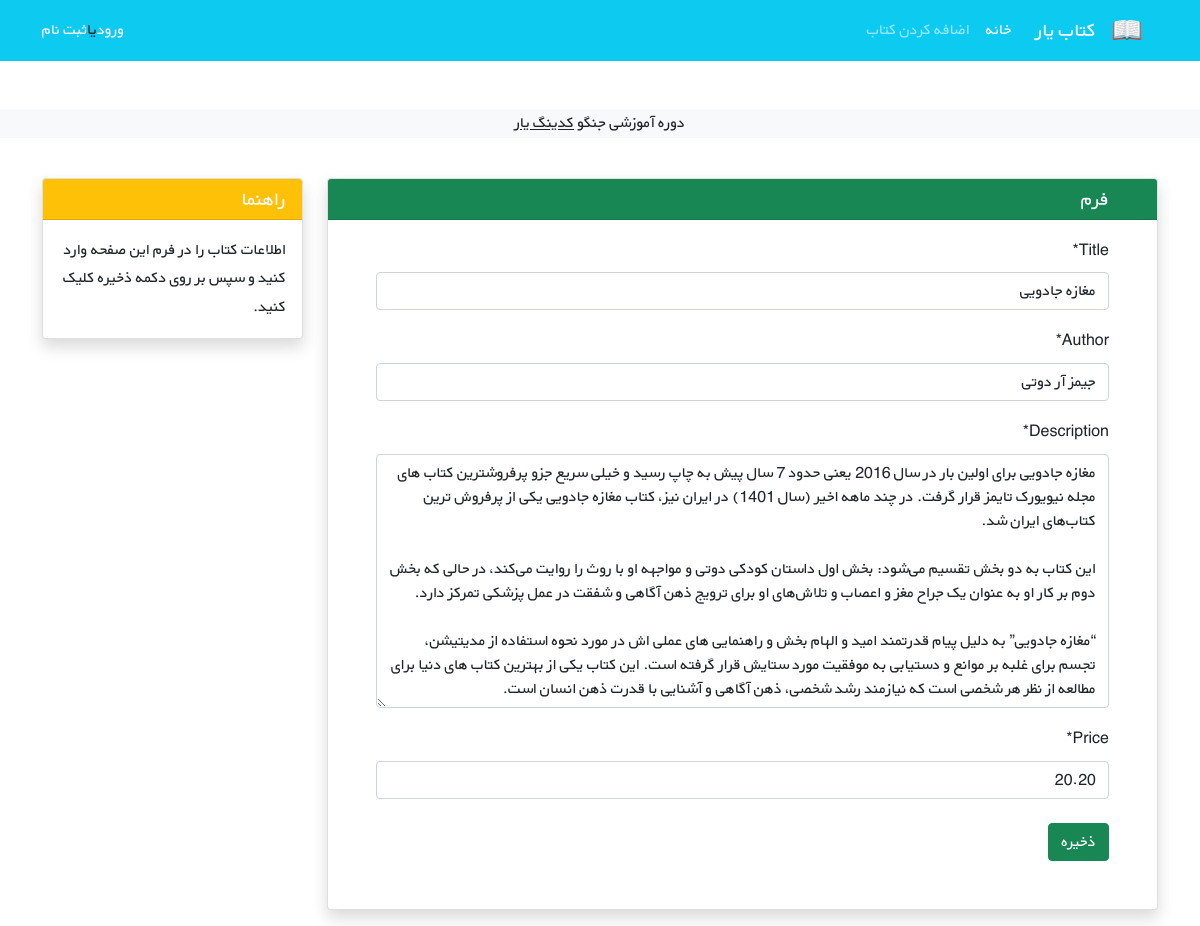
The app's page /books/4/update/, older data.
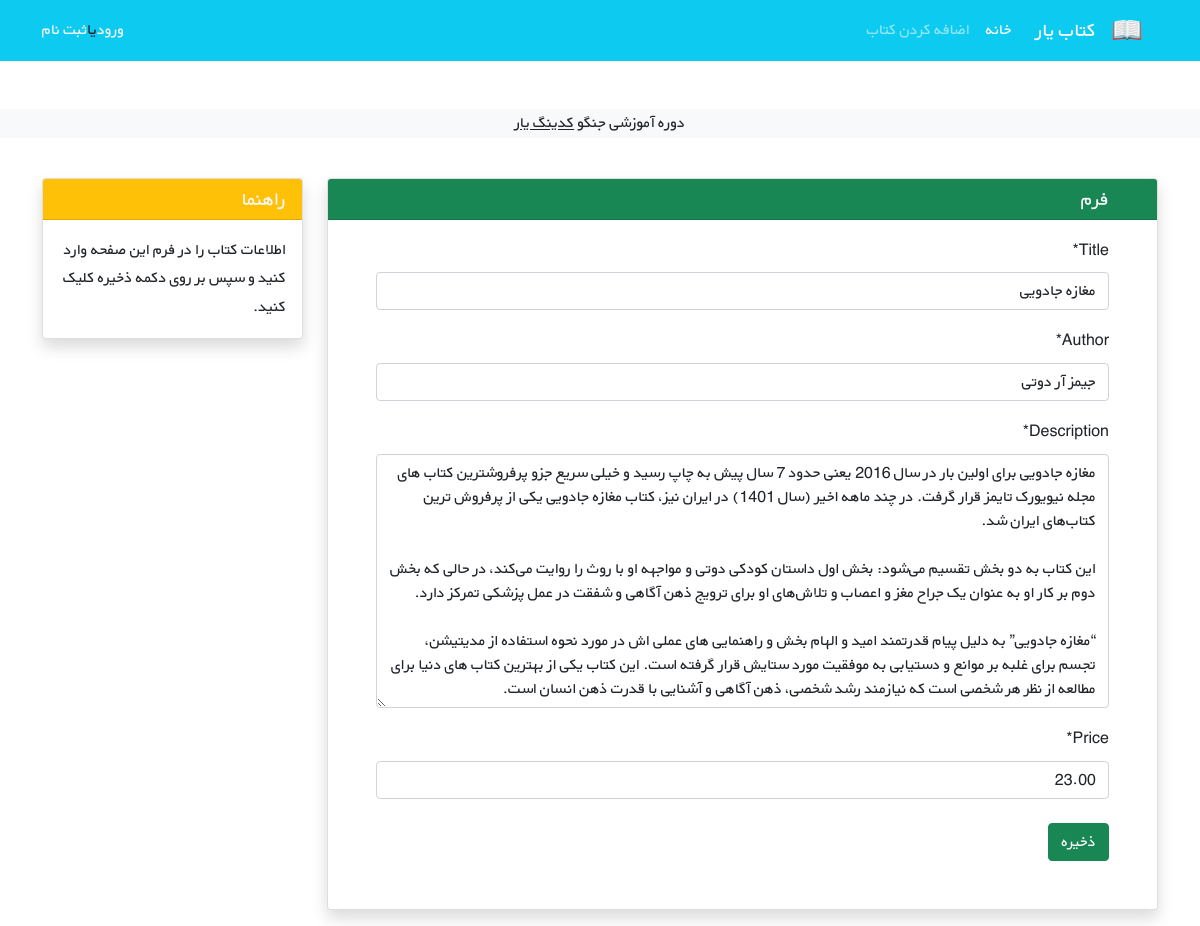
The same page, newer data.
### books/models.py (models this page shows, shortened)
class Book(models.Model):
    title = models.CharField(max_length=200)
    author = models.CharField(max_length=111)
    description = models.TextField()
    price = models.DecimalField(max_digits=5 , decimal_places=2)

### books/views.py (the view)
# urls.py: path('<int:pk>/update/' , BookUpdateView.as_view() , name = 'book_update'),
class BookUpdateView(generic.UpdateView):
    model = Book
    template_name = 'books/book_update.html'
    fields = ['title' , 'author' , 'description' ,'price']

### books/templates/books/book_update.html (shortened to what this page needs)
{% extends '_html.html' %}
{% load crispy_forms_tags %}
{% block content %}
<div class="container mt-4" dir="rtl">
    <div class="row">
        <div class="col-9">
            <div class="card shadow my-3">
                <h5 class="card-header bg-success text-light px-5">فرم</h5>
                <div class="px-5 pt-3 pb-5">
                    <form method="POST">
                        {{ form|crispy }}
                        <button type="submit" class="btn btn-success mt-2">ذخیره</button>
                    </form>
                </div>
            </div>
        </div>
        <div class="col-3">
                <div class="card my-3 shadow">
                    <h5 class="card-header bg-warning text-light">راهنما</h5>
                    <div class="card-body">
                        <p class="card-text">
                            اطلاعات کتاب را در فرم این صفحه وارد کنید و سپس بر روی دکمه ذخیره کلیک کنید.
                        </p>
                    </div>
                </div>
        </div>
    </div>
</div>
{% endblock content %}

Row changes from the older to the newer data that the page shows:
changed Book "مغازه جادویی": price "20.20" → "23.00"
